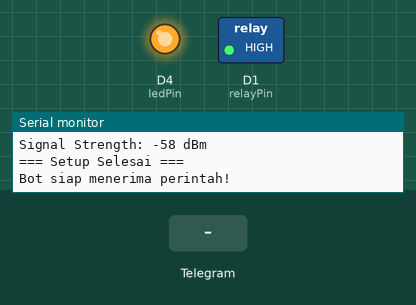
Bench run of a sketch on a simulated ESP8266 (Wemos D1 mini). Parts: switched loads named in the sketch (green lamp = pin HIGH), output pins drawn as LEDs (lit = HIGH), the last lines printed to the serial monitor. Inputs (shaded band) come from the test bench. WiFi joins after 1.5 s; servers stay silent unless stated.

Above: at 2.7 s.
2.8 s: Telegram message "/ON" received
At 4.3 s:
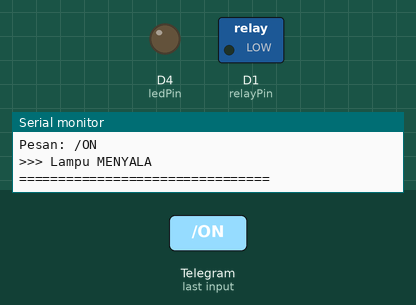
4.6 s: Telegram message "/OFF" received
At 6.2 s:
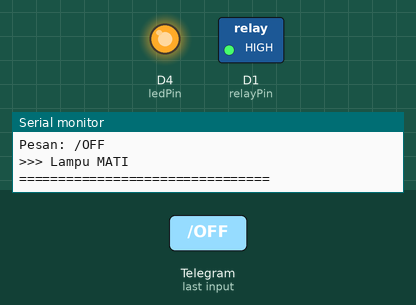
Timing chart, 0 to 7.7 s (numbered marks = the images above; inputs shaded):
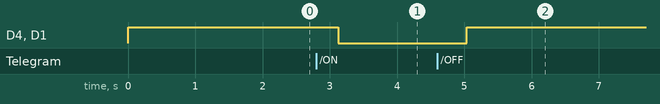

The sketch:

iot.ino
```cpp
#include <ESP8266WiFi.h>
#include <WiFiClientSecure.h>
#include <UniversalTelegramBot.h>
#include <ArduinoJson.h>

// WiFi credentials
const char* ssid = "YOUR_WIFI_SSID";
const char* password = "YOUR_WIFI_PASSWORD";

// Telegram Bot Token
#define BOT_TOKEN "YOUR_TELEGRAM_BOT_TOKEN"

// Pin Configuration
const int relayPin = D1;   // GPIO5 - Connect to relay IN1
const int ledPin = D4;     // GPIO2 - Built-in LED

WiFiClientSecure client;
UniversalTelegramBot bot(BOT_TOKEN, client);

unsigned long lastTimeBotRan = 0;
const unsigned long botRequestDelay = 1000;
bool lampState = false;

void relayOn() {
  digitalWrite(relayPin, LOW);   // Active LOW
  digitalWrite(ledPin, LOW);
  lampState = true;
  Serial.println(">>> Lampu MENYALA");
}

void relayOff() {
  digitalWrite(relayPin, HIGH);
  digitalWrite(ledPin, HIGH);
  lampState = false;
  Serial.println(">>> Lampu MATI");
}

void setup() {
  Serial.begin(115200);
  Serial.println("\n\n=== Mulai Setup ===");

  pinMode(relayPin, OUTPUT);
  pinMode(ledPin, OUTPUT);

  relayOff();

  Serial.println("Konfigurasi Pin Relay untuk NodeMCU D1 Mini:");
  Serial.println("  - IN1 (Signal) -> D1 (GPIO5)");
  Serial.println("  - G (Ground) -> GND");
  Serial.println("  - 3V (VCC) -> 3V");
  Serial.println("\nRelay Logic: LOW = ON, HIGH = OFF (ACTIVE LOW)");

  Serial.print("Menghubungkan ke WiFi: ");
  Serial.println(ssid);

  WiFi.mode(WIFI_STA);
  WiFi.begin(ssid, password);

  client.setInsecure();

  int attempts = 0;
  while (WiFi.status() != WL_CONNECTED && attempts < 30) {
    delay(500);
    Serial.print(".");
    attempts++;
  }

  if (WiFi.status() == WL_CONNECTED) {
    Serial.println("\n[OK] WiFi Terhubung!");
    Serial.print("IP Address: ");
    Serial.println(WiFi.localIP());
    Serial.print("Signal Strength: ");
    Serial.print(WiFi.RSSI());
    Serial.println(" dBm");
  } else {
    Serial.println("\n[ERROR] Gagal terhubung ke WiFi!");
    Serial.println("Periksa SSID dan Password, lalu restart!");
    while(1) {
      delay(1000);
    }
  }

  Serial.println("\n=== Setup Selesai ===");
  Serial.println("Bot siap menerima perintah!\n");
}

void handleNewMessages(int numNewMessages) {
  Serial.println("\n========== PESAN BARU ==========");
  Serial.println("Jumlah pesan: " + String(numNewMessages));

  for (int i = 0; i < numNewMessages; i++) {
    String chat_id = String(bot.messages[i].chat_id);
    String text = bot.messages[i].text;
    String from_name = bot.messages[i].from_name;

    Serial.print("Dari: ");
    Serial.println(from_name);
    Serial.print("Chat ID: ");
    Serial.println(chat_id);
    Serial.print("Pesan: ");
    Serial.println(text);

    text.toUpperCase();

    if (text == "RELAY ON" || text == "ON" || text == "/ON") {
      relayOn();
      bot.sendMessage(chat_id, "[OK] Lampu berhasil DINYALAKAN", "");
    }

    else if (text == "RELAY OFF" || text == "OFF" || text == "/OFF") {
      relayOff();
      bot.sendMessage(chat_id, "[OK] Lampu berhasil DIMATIKAN", "");
    }

    else if (text == "STATUS" || text == "/STATUS") {
      String status = "STATUS DEVICE\n\n";
      status += "Lampu: ";
      status += lampState ? "MENYALA [ON]" : "MATI [OFF]";
      status += "\nWiFi: " + String(ssid);
      status += "\nSignal: " + String(WiFi.RSSI()) + " dBm";
      status += "\nIP: " + WiFi.localIP().toString();
      status += "\nUptime: " + String(millis() / 1000) + " detik";
      bot.sendMessage(chat_id, status, "");
    }

    else if (text == "/START" || text == "START" || text == "HELP" || text == "/HELP") {
      String welcome = "Selamat datang di Bot Kontrol Lampu IoT\n\n";
      welcome += "Perintah yang tersedia:\n\n";
      welcome += "ON atau RELAY ON\n";
      welcome += "  Nyalakan lampu\n\n";
      welcome += "OFF atau RELAY OFF\n";
      welcome += "  Matikan lampu\n\n";
      welcome += "STATUS\n";
      welcome += "  Cek status device\n\n";
      welcome += "HELP\n";
      welcome += "  Tampilkan menu ini\n\n";
      welcome += "IP Device: " + WiFi.localIP().toString();
      bot.sendMessage(chat_id, welcome, "");
    }

    else {
      String balas = "Perintah tidak dikenal!\n\n";
      balas += "Coba kirim:\n";
      balas += "ON atau RELAY ON\n";
      balas += "OFF atau RELAY OFF\n";
      balas += "STATUS\n";
      balas += "HELP\n\n";
      balas += "Ketik HELP untuk info lengkap.";
      bot.sendMessage(chat_id, balas, "");
    }
  }
  Serial.println("================================\n");
}

void loop() {
  if (WiFi.status() != WL_CONNECTED) {
    Serial.println("WiFi terputus! Mencoba reconnect...");
    WiFi.reconnect();
    delay(5000);
    return;
  }

  if (millis() > lastTimeBotRan + botRequestDelay) {
    int numNewMessages = bot.getUpdates(bot.last_message_received + 1);

    while (numNewMessages) {
      handleNewMessages(numNewMessages);
      numNewMessages = bot.getUpdates(bot.last_message_received + 1);
    }

    lastTimeBotRan = millis();
  }
}
```

Measured:
- after the input at 2.8 s, D4 (ledPin), D1 (relayPin): HIGH → LOW after 0.33 s
- after the input at 4.6 s, D4 (ledPin), D1 (relayPin): LOW → HIGH after 0.43 s
